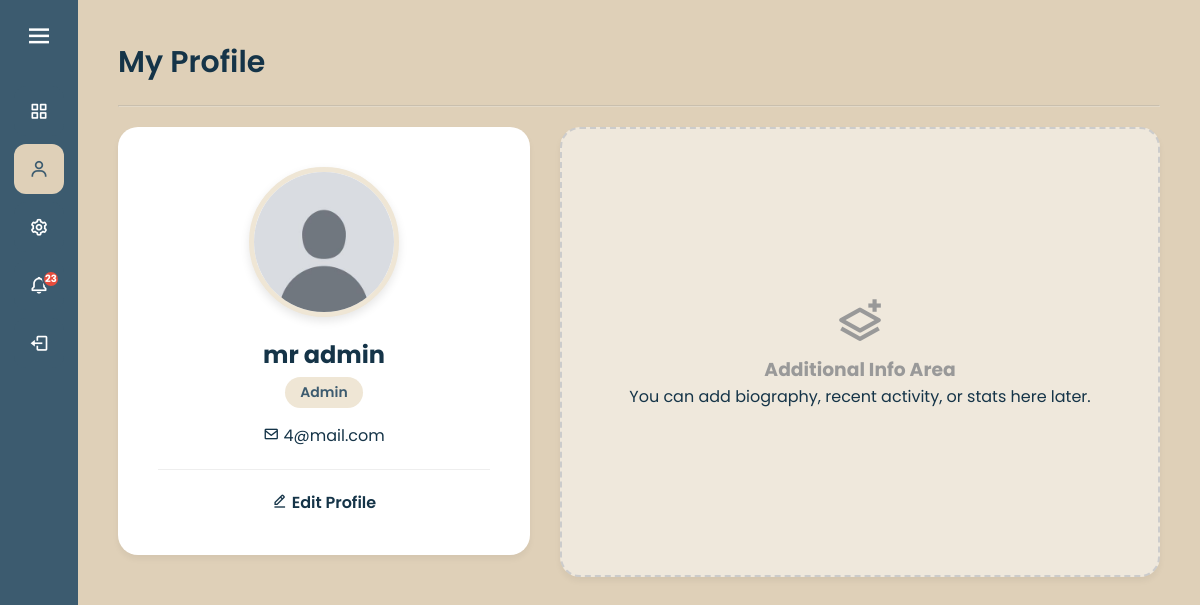
Screenshot of /profile.php (signed in) with the database file from the repository.
### tables this page shows
CREATE TABLE `users` (
  `id` int(10) UNSIGNED NOT NULL,
  `name` varchar(255) NOT NULL,
  `email` varchar(255) NOT NULL,
  `password` varchar(255) NOT NULL,
  `role` enum('researcher','reviewer','hod','admin') NOT NULL,
  `notify_email` tinyint(1) DEFAULT 1,
  `notify_system` tinyint(1) DEFAULT 1,
  `profile_pic` varchar(255) DEFAULT 'default.png',
  `avatar` enum('default','male','female') DEFAULT 'default',
  `notify_new_assign` tinyint(1) DEFAULT 1,
  `notify_appeals` tinyint(1) DEFAULT 1,
  `notify_hod_approve` tinyint(1) DEFAULT 1,
  `notify_hod_reject` tinyint(1) DEFAULT 1
);

### profile.php (the view, shortened to what this page needs)
<?php
require 'config.php';
$email = $_SESSION['email'];
$stmt = $conn->prepare("SELECT * FROM users WHERE email = ?");
$stmt->bind_param("s", $email);
$stmt->execute();
$user = $stmt->get_result()->fetch_assoc();
$avatar_file = !empty($user['profile_pic']) ? "images/" . $user['profile_pic'] : "images/default.png";
?>
<!DOCTYPE html>
<html lang="en">
<head>
    <link rel="stylesheet" href="style.css">
    <link href="https://unpkg.com/boxicons@2.1.4/css/boxicons.min.css" rel="stylesheet">
</head>
<body>
    <?php include 'sidebar.php'; ?>
    <section class="home-section">
        <div class="welcome-text">My Profile</div>
        <hr style="opacity: 0.3; margin: 20px 0;">
        <div class="profile-container">
            <div class="form-box profile-card">
                <div class="profile-avatar" style="padding: 0; overflow: hidden; background: white; border: 5px solid #EFE6D5;">
                    <img src="<?= $avatar_file ?>" alt="Profile" style="width: 100%; height: 100%; object-fit: cover;">
                </div>
                <h2 class="profile-name"><?= htmlspecialchars($user['name']) ?></h2>
                <div class="profile-role-badge">
                    <?= ucfirst($user['role']) ?>
                </div>
                <p class="profile-email">
                    <i class='bx bx-envelope'></i> <?= htmlspecialchars($user['email']) ?>
                </p>
                <div class="profile-actions">
                    <a href="settings.php?view=profile" style="color: #153448; text-decoration: none; font-weight: 600; font-size: 16px;">
                        <i class='bx bx-edit-alt'></i> Edit Profile
                    </a>
                </div>
            </div>
            <div class="form-box placeholder-area">
                <div class="placeholder-content">
                    <i class='bx bx-layer-plus'></i>
                    <h3>Additional Info Area</h3>
                    <p>You can add biography, recent activity, or stats here later.</p>
                </div>
            </div>
        </div>
    </section>
</body>
</html>

### style.css (style rules this page uses)
* { margin: 0; padding: 0; box-sizing: border-box; font-family: "Poppins", sans-serif; }
body { background-color: #DFD0B8; }
.home-section { position: relative; background-color: #DFD0B8; min-height: 100vh; top: 0; left: 78px; width: calc(100% - 78px); transition: all 0.5s ease; z-index: 1; padding: 40px; color: #153448; }
.home-section .welcome-text { color: #153448; font-size: 30px; font-weight: 600; margin-bottom: 10px; display: flex; align-items: center; gap: 10px; }
.home-section p, .home-section li, .home-section td, .home-section label { color: #153448; font-size: 16px; line-height: 1.6; }
.form-box { background: #fff; padding: 30px; border-radius: 20px; max-width: 600px; box-shadow: 0 4px 6px rgba(0,0,0,0.05); }
.profile-container { display: flex; gap: 30px; align-items: flex-start; flex-wrap: wrap; }
.profile-card { flex: 1; min-width: 300px; text-align: center; padding: 40px; }
.profile-avatar { width: 150px; height: 150px; background: #3C5B6F; color: white; border-radius: 50%; display: flex; align-items: center; justify-content: center; font-size: 60px; font-weight: bold; margin: 0 auto 20px auto; border: 5px solid #EFE6D5; box-shadow: 0 4px 10px rgba(0,0,0,0.1); }
.profile-name { color: #153448; margin-bottom: 5px; }
.profile-role-badge { display: inline-block; background: #EFE6D5; color: #3C5B6F; padding: 5px 15px; border-radius: 20px; font-weight: 600; font-size: 14px; margin-bottom: 15px; }
.profile-email { color: #666; font-size: 14px; }
.profile-actions { margin-top: 20px; border-top: 1px solid #eee; padding-top: 20px; }
.placeholder-area { flex: 2; min-width: 300px; height: 450px; display: flex; align-items: center; justify-content: center; background: rgba(255,255,255,0.5); border: 2px dashed #ccc; border-radius: 20px; }
.placeholder-content { text-align: center; color: #999; }
.placeholder-content i { font-size: 50px; margin-bottom: 10px; }

### rows the page displays
users: profile_pic (placeholder picture), name "mr admin", role "Admin", email "4@mail.com"

### other values shown
$unread_count "23"
